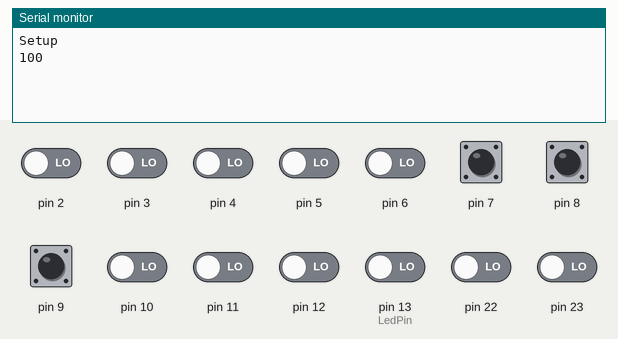
This sketch was run on a simulated Arduino Uno, built with avr-gcc and run on an emulated ATmega328P. Shown: the last lines printed to the serial monitor. The inputs (shaded band) are chosen by the test bench; at power-on: pin 7–9 HIGH, pin 2–6, pin 10–12, pin 13 (LedPin), pin 22, pin 23 LOW.

Above: at 1.2 s.
1.3 s: pin 7 pulled LOW for 0.15 s
At 2.6 s:
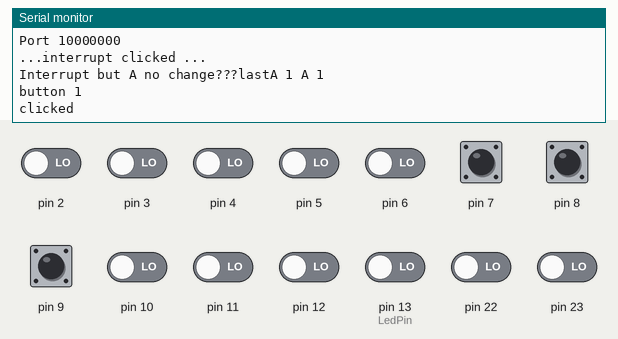
2.9 s: pin 9 pulled LOW for 0.15 s
At 3.03 s:
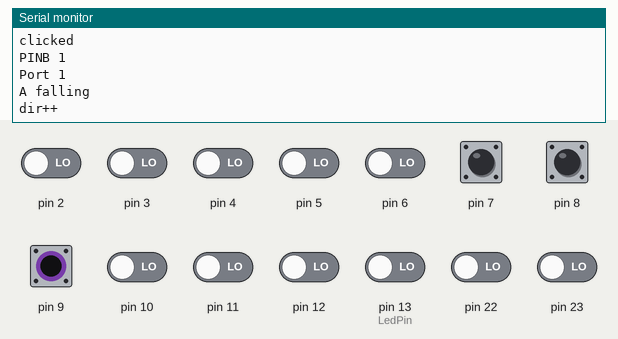
4.5 s: pin 9 pulled LOW for 1 s
At 6.1 s:
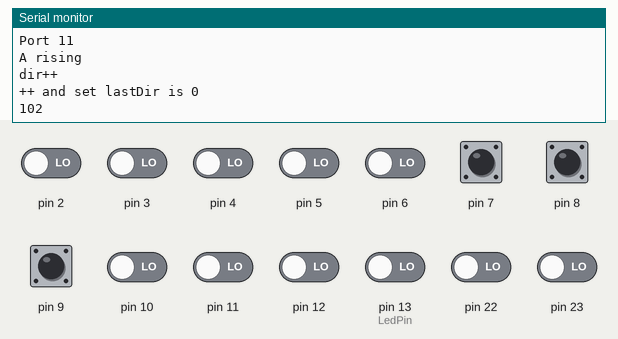
Timing chart, 0 to 7.6 s (numbered marks = the images above; inputs shaded):
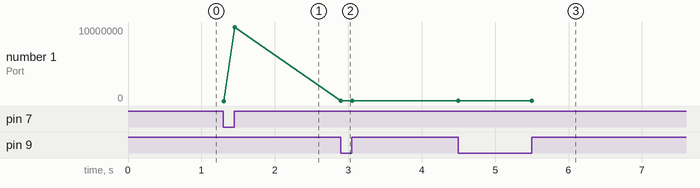

Measured:
- after the input at 1.3 s, the serial monitor: prints a new line at once (image 1)
- after the input at 2.9 s, the serial monitor: prints a new line at once (image 2)
- after the input at 4.5 s, the serial monitor: prints a new line after 1.0 s (image 3)
- plotted number 1: 10000000 → 11 after the input at 2.9 s

The sketch:

rotary__encoder_test.ino
```cpp
#include "superRotaryEncoder.hpp"


// built in LED
const int LedPin = 13;
const int RotaryEncoderA = 9;
const int RotaryEncoderB = 8;
const int RotaryEncoderPush = 7;

static SuperRotaryEncoder rotEncoder(RotaryEncoderA, RotaryEncoderB, RotaryEncoderPush );
// Connect pin C to GND


void setup() {
  // put your setup code here, to run once:
  Serial.begin(115200);
  Serial.print("Setup \n");

  //pinMode(LedPin, OUTPUT);


  //digitalWrite(LedPin, LOW);
  //rotEncoder.debug = true;
  rotEncoder.setEncoderValue(100);
  rotEncoder.setEncoderStep(1);
}


void loop() {


  static int lastVal = 0;
  static int lastButton = HIGH;
  int val = rotEncoder.getValue();
  if (val != lastVal)
  {
    lastVal = val;
    Serial.print(val);

    Serial.print("\n");

  }

  int button = rotEncoder.getButtonStat();
  if(lastButton != button )
  {
    Serial.println("button " + String(button));
    lastButton = button;
  }


  int clicked = rotEncoder.getButtonClicked();
  if (clicked )
  {
    Serial.println("clicked");
  }

  delay(20);


}
```

superRotaryEncoder.cpp
```cpp
#include "superRotaryEncoder.hpp"


bool SuperRotaryEncoder::debug = true;

int SuperRotaryEncoder::_fastRotateMs = 50;

SuperRotaryEncoder *SuperRotaryEncoder::encoderInstance = NULL;


// handle pin change interrupt for D8 to D13 here, PINB (PortB)
ISR(PCINT0_vect)
{
  SuperRotaryEncoder::staticEncoderInterruptPortB();
}


// handle pin change interrupt for A0 to A5 here, PINC (PortC)
ISR (PCINT1_vect)
{
  SuperRotaryEncoder::staticEncoderInterruptPortC();
}  // end of PCINT1_vect


// handle pin change interrupt for D0 to D7 here, PIND (PortD)
ISR (PCINT2_vect)
{
  SuperRotaryEncoder::staticEncoderInterruptPortD();
}  // end of PCINT2_vect

void pciSetup(byte pin)
{
  // enable pin
  *digitalPinToPCMSK(pin) |= bit (digitalPinToPCMSKbit(pin));

  // clear any outstanding interrupt
  PCIFR  |= bit (digitalPinToPCICRbit(pin));

  // enable interrupt for the group
  PCICR  |= bit (digitalPinToPCICRbit(pin));
}


void SuperRotaryEncoder::staticEncoderInterruptPortB()
{
  // get All Pin status using PINB since we are using pin D9--D12

  if (debug) {
    Serial.print("PINB ");
    Serial.println(PINB, BIN);
  }

  if ( encoderInstance )
  {
    encoderInstance->processEncoderInterrupt(PINB);
  } else
  {
    if (debug)
    {
      Serial.println("null pointer encoder no instance");
    }
  }
}


void SuperRotaryEncoder::staticEncoderInterruptPortC()
{
  if (debug)
  { Serial.print("PINC ");
    Serial.println(PINC, BIN);
  }
  if ( encoderInstance )
  {
    encoderInstance->processEncoderInterrupt(PINC);
  } else
  {
    if (debug)
    {
      Serial.println("null pointer encoder no instance");
    }
  }
}


void SuperRotaryEncoder::staticEncoderInterruptPortD()
{
  if (debug)
  { Serial.print("PIND ");
    Serial.println(PIND, BIN);
  }

  if ( encoderInstance )
  {
    encoderInstance->processEncoderInterrupt(PIND);
  } else
  {
    if (debug)
    {
      Serial.println("null pointer encoder no instance");
    }
  }
}

// constructor
SuperRotaryEncoder::SuperRotaryEncoder(int pinA, int pinB, int pinButton)
{
  _rotaryEncoderPinA = pinA;
  _rotaryEncoderPinB = pinB;
  _rotaryEncoderPinButton = pinButton;
  pinMode(pinA, INPUT_PULLUP);
  pinMode(pinB, INPUT_PULLUP);
  pinMode(pinButton, INPUT_PULLUP);
  encoderValue = 100;
  encStep = 1;
  // the default min and max value
  minValue = 0, maxValue = 200;
  buttonStatus = HIGH;

  //setup interrupt
  pciSetup(pinA);

  pciSetup(pinButton);

  encoderInstance = this;
  //pciSetup(pinB);  // B interrupt is NOT needed.

  // faster than 300ms is fast.
  _fastRotateMs = 50;
}


int SuperRotaryEncoder::getButtonStat()
{
  return buttonStatus;
}

int SuperRotaryEncoder::getButtonClicked()
{
  if ( isButtonClicked )
  {
    // reset click
    isButtonClicked = false;
    return true;
  }
  return false;
}

int SuperRotaryEncoder::getValue()
{
  return encoderValue;
}


void SuperRotaryEncoder::setEncoderValue(int value)
{
  encoderValue = value;
}

void SuperRotaryEncoder::setEncoderStep(int encstep)
{
  encStep = encstep;
}

void SuperRotaryEncoder::setMinMaxValue(int min, int max)
{
  if ( min >= max)
  {
    Serial.print("Error min >= max");
  }

  minValue = min;
  maxValue = max;

}

void SuperRotaryEncoder::setEncoderFastRotateTimeMs(int fastTimeMs)
{
  _fastRotateMs = fastTimeMs;
}


void SuperRotaryEncoder::processEncoderInterrupt(int portValues)
{


  if (debug) {
    Serial.print("Port ");
    Serial.println(portValues, BIN);
  }

  static int lastValueA = HIGH;
  static int lastValueB = HIGH;
  static int dir = 0; // >0 : Right,   <0 : Left
  int valueA = digitalRead( _rotaryEncoderPinA );
  int valueB = digitalRead( _rotaryEncoderPinB );

  // =========  process button ===========
  static int lastButtonStatus = HIGH;
  buttonStatus = digitalRead(_rotaryEncoderPinButton);
  if (lastButtonStatus == LOW && buttonStatus == HIGH)
  {
    isButtonClicked = true;
    if (debug) {
      Serial.println("...interrupt clicked ...");
    }

  }
  lastButtonStatus = buttonStatus;
  // ======================================


  if (lastValueA == LOW && valueA == HIGH )
  {
    //A is rising
    if (SuperRotaryEncoder::debug)
    {
      Serial.println("A rising");
    }

    if (lastValueB == HIGH )
    {
      if (debug) {
        Serial.println("dir++");
      }
      dir++;
    }
    else if (lastValueB == LOW )
    {
      if (debug) {
        Serial.println("dir--");
      }
      // ==================== check for left =======================
      dir--;
    }

  } else if (lastValueA == HIGH && valueA == LOW )
  { // A is falling
    if (debug) {
      Serial.println("A falling");
    }
    if ( valueB == HIGH )
    {
      if (debug) {
        Serial.println("dir++");
      }

      dir++;
    } else if ( valueB == LOW )
    {
      if (debug) {
        Serial.println("dir--");
      }
      dir--;
    }
  } else
  {
    if (debug)
    { Serial.print("Interrupt but A no change???");
      Serial.print("lastA ");
      Serial.print(lastValueA);
      Serial.print(" A ");
      Serial.println(valueA);
    }
  }
  /*else if (lastValueB == LOW && valueA == HIGH)
    {
    // B is rising
    if (SuperRotaryEncoder::debug)
    {
      Serial.println("what to do for A H H?");
    }
    } else if (lastValueB == HIGH && valueB == LOW)
    {
    // B is falling
    if (SuperRotaryEncoder::debug)
    {
      Serial.println("what to do for A L L?");
    }
    }*/

  static unsigned long lastTs = 0;
  unsigned long nowTs = 1000;
  unsigned long deltaMs ;
  if ( dir >= 2 || dir <= -2)
  {
    nowTs = millis();
    deltaMs =  nowTs - lastTs;
    lastTs = nowTs;
  }
  if (dir >= 2)
  {
    if (debug) {
      Serial.println("++ and set lastDir is 0");
    }
    if ( deltaMs <  _fastRotateMs)
    {
      //very fast
      Serial.println("fast!!++" + String(deltaMs));

      encoderValue += encStep * FastStepFactor;

    } else
    {
      // normal speed rotation
      encoderValue += encStep;
    }
    if ( encoderValue > maxValue )
    {
      encoderValue = maxValue;
    }

    dir = 0;

  } else if (dir <= -2)
  {
    if (debug) {
      Serial.println("-- and set lastDir is 0");
    }

    if ( deltaMs <  _fastRotateMs)
    {
      //very fast
      Serial.println("fast!!--" + String(deltaMs));

      encoderValue -= encStep * FastStepFactor;

    } else
    {
      // normal speed rotation
      encoderValue -= encStep;
    }

    if ( encoderValue < minValue)
    {
      encoderValue = minValue;
    }

    dir = 0;
  }
  lastValueA = valueA;
  lastValueB = valueB;

  return;

}
```

superRotaryEncoder.hpp
```cpp
// arduino class /library for rotary encoder.
// auther   ntchris@hotmail.com   Feb 2018

// pin definition: pinA: pinB:  rotary encoder pin A or pin B.
// if swap A B , turn CW or CCW trigger ++ or --.

// to easily handle debounce, add capacitor from pin A to Gnd,
// and from pin B to Gnd, pinButton to Gnd.
//  value from 20nf to 100nf should work well.

#ifndef SuperRotaryEncoder_h
#define SuperRotaryEncoder_h

#include "Arduino.h"


class SuperRotaryEncoder {
    static const int FastStepFactor = 2;
    //static const ButtonHoldTimeSec
    static SuperRotaryEncoder *encoderInstance;
    static  int _fastRotateMs ;

    volatile int encoderValue;
    int encStep;
    int valueA, valueB;
    int minValue, maxValue;
    volatile int buttonStatus; // LOW: push down, HIGH: released
    volatile int isButtonClicked;
  public:

    int _rotaryEncoderPinA,  _rotaryEncoderPinB, _rotaryEncoderPinButton;
    static bool debug;

    // for atmega328 3 PORTs, different pins use different port to trigger pin change interrupt
    static void staticEncoderInterruptPortB();
    static void staticEncoderInterruptPortC();
    static void staticEncoderInterruptPortD();

    SuperRotaryEncoder(int pinA, int pinB, int pinPush);
    void setEncoderValue(int value);
    void setEncoderStep(int encstep);
    void setEncoderFastRotateTimeMs(int fastTimeMs);

    static void sleepMicroSec(unsigned long microsec);
    bool checkIfDebouncePass(int a, int b);

    void processEncoderInterrupt(int portValues);

    int getValue();
    void setMinMaxValue(int min, int max);

    int getButtonStat();
    int getButtonClicked();

};


#endif
```
